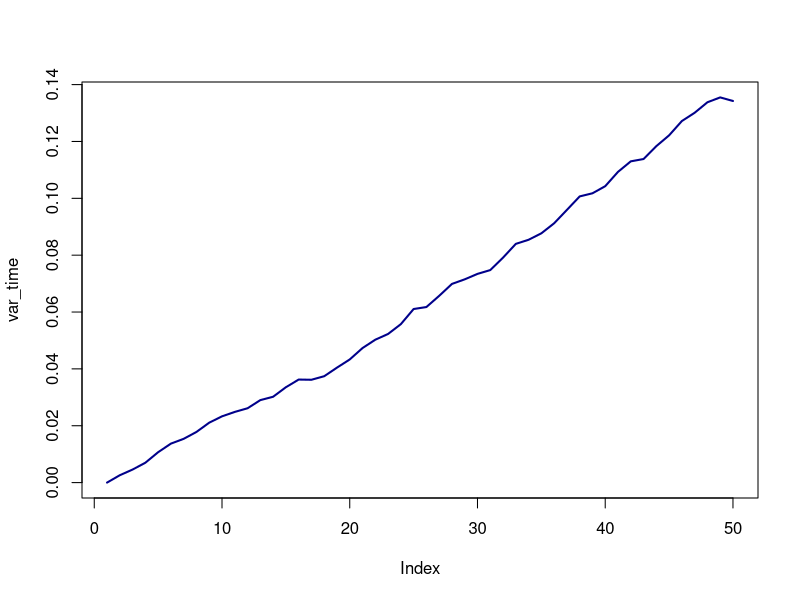
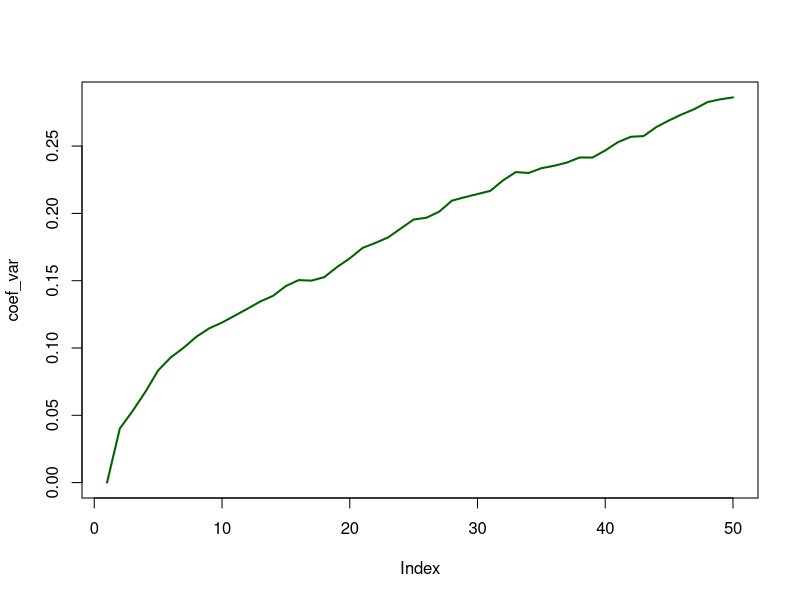

These figures' R source, in order:
## ---- chunk 1

pair = function(x) (x%%2) == 0

for(i in c(1:10))
{
   if(pair(i))
   {
      print(i)
   } else {
      print(i+1)
   }
}
## ---- chunk 2
a = 2
b = ifelse(a<3, 0, 1)
b
## ---- chunk 3
a = 2
a == 2
a+3 > 3
(a+1 > 3) + 1
## ---- chunk 4
TRUE & TRUE
TRUE & FALSE
FALSE & FALSE
## ---- chunk 5
TRUE | TRUE
TRUE | FALSE
FALSE | FALSE
## ---- chunk 6
TRUE | FALSE & TRUE
TRUE | ( FALSE & TRUE )
(TRUE | FALSE) & TRUE
## ---- chunk 7
TRUE + TRUE
TRUE * FALSE
TRUE + FALSE
## ---- chunk 8
xor(TRUE, FALSE)
xor(FALSE, FALSE)
xor(TRUE, TRUE)
## ---- chunk 9
TRUE
!TRUE
!FALSE
## ---- chunk 10
ouExcl = function(pr1, pr2) (!(pr1 & pr2))&(pr1 | pr2)
xor(T, F)
ouExcl(T, F)
xor(T, T)
ouExcl(T, T)
## ---- chunk 11
a = seq(from=0, to=3, length=9)
print(a[1])
print(a[3])
## ---- chunk 12
b = matrix(c(1:4),nrow=2)
print(b)
print(b[1,2])
print(b[2,1])
## ---- chunk 13
ve = c(1,2,3,5,8,13)
ve[1]
ve[c(1,3,4)]
ve <= 5
ve[ve <= 5]
## ---- chunk 14
ve = c(1:3)
vpl2 = c()
for(i in c(1:length(ve))) vpl2[i] = ve[i]+2
vpl2

ve+2
## ---- chunk 15
replicate(4, 10)
## ---- chunk 16
brownian = function(x0=0, steps=10)
{
   x = c(x0)
   for(i in c(2:steps))
   {
      x[i] = x[(i-1)] + rnorm(1, 0, 0.05)
   }
   return(x)
}

brownian(steps=4)
## ---- chunk 17
for(i in c(1:5))
{
   print(brownian(steps=3))
}
## ---- chunk 18
replicate(5, brownian(steps=3))
## ---- chunk 19
walk = replicate(300, brownian(steps=50))

var_time = apply(walk, 1, var)

print(head(var_time))
## ---- chunk 20
plot(var_time, type='l', col='darkblue', lwd=2)
## ---- chunk 21
coef_var = apply(walk, 1, function(x) mean(abs(x)))
plot(coef_var, type='l', lwd=2, col='darkgreen')
